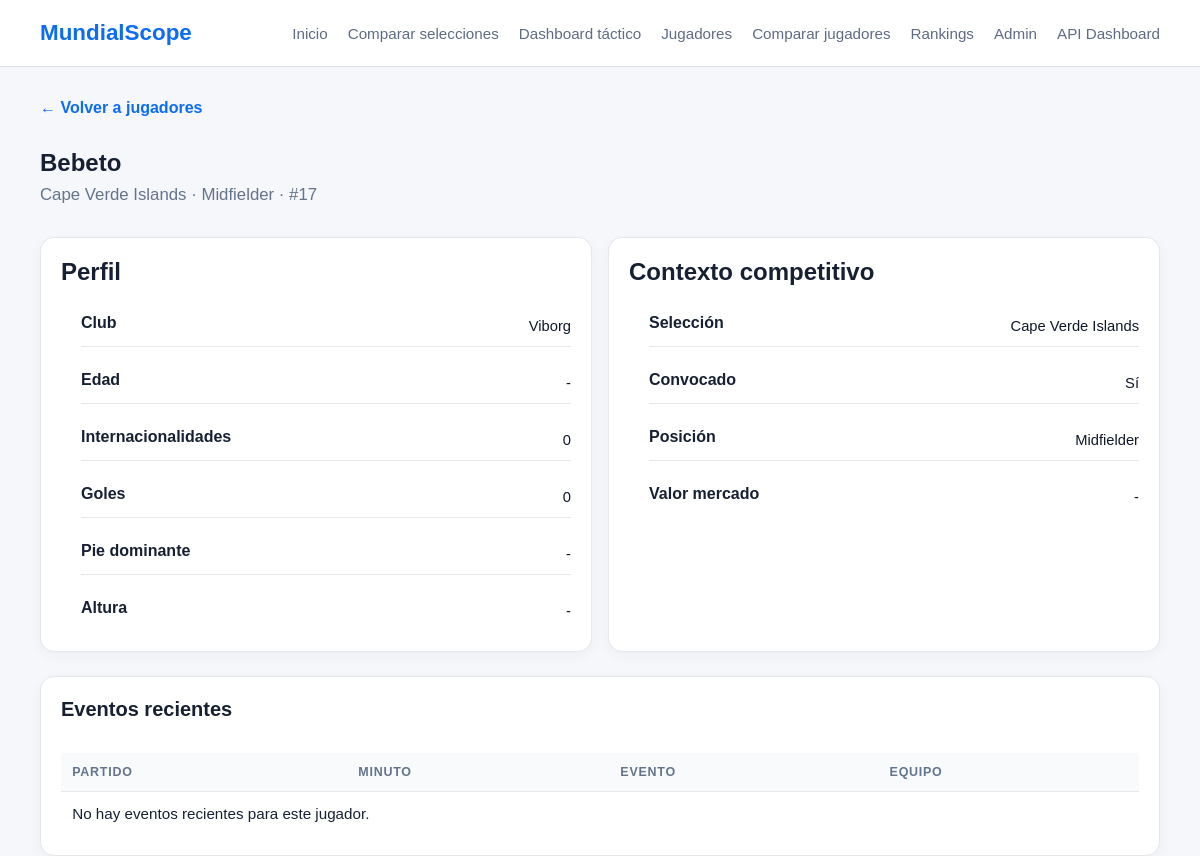
/players/70/, run on an earlier commit of the app's database.
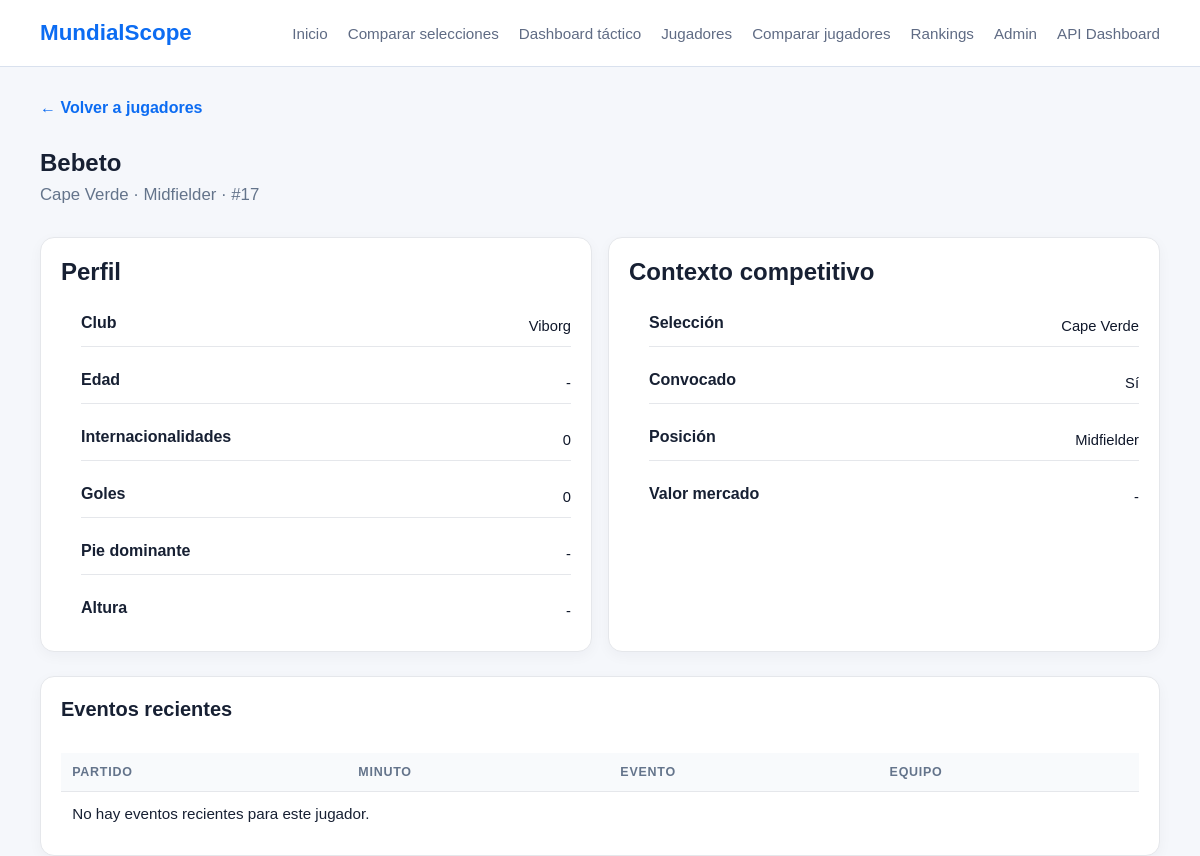
And on a later commit of the database.
### players/models.py (models this page shows, shortened)
class Player(models.Model):
    class Position(models.TextChoices):
        GOALKEEPER = "GK", "Goalkeeper"
        DEFENDER = "DF", "Defender"
        MIDFIELDER = "MF", "Midfielder"
        FORWARD = "FW", "Forward"
    class PreferredFoot(models.TextChoices):
        RIGHT = "right", "Right"
        LEFT = "left", "Left"
        BOTH = "both", "Both"
    team = models.ForeignKey(
        "teams.Team",
        on_delete=models.CASCADE,
        related_name="players",
    )
    first_name = models.CharField(max_length=60)
    last_name = models.CharField(max_length=60)
    shirt_number = models.PositiveIntegerField(null=True, blank=True)
    position = models.CharField(max_length=2, choices=Position.choices)
    date_of_birth = models.DateField(null=True, blank=True)
    club = models.CharField(max_length=100, blank=True)
    market_value = models.DecimalField(max_digits=12, decimal_places=2, null=True, blank=True)
    caps = models.PositiveIntegerField(default=0)
    international_goals = models.PositiveIntegerField(default=0)
    preferred_foot = models.CharField(
        max_length=10,
        choices=PreferredFoot.choices,
        blank=True
    )
    height_cm = models.PositiveIntegerField(null=True, blank=True)
    is_called_up = models.BooleanField(default=True)
    external_id = models.CharField(max_length=100, blank=True, null=True, unique=True)
    class Meta:
        ordering = ["last_name", "first_name"]
        unique_together = ("team", "shirt_number")
    @property
    def full_name(self):
        return f"{self.first_name} {self.last_name}"

### teams/models.py (models this page shows, shortened)
class Team(models.Model):
    class Confederation(models.TextChoices):
        UEFA = "UEFA", "UEFA"
        CONMEBOL = "CONMEBOL", "CONMEBOL"
        CONCACAF = "CONCACAF", "CONCACAF"
        CAF = "CAF", "CAF"
        AFC = "AFC", "AFC"
        OFC = "OFC", "OFC"
    name = models.CharField(max_length=100, unique=True)
    fifa_code = models.CharField(max_length=3, unique=True)
    confederation = models.CharField(max_length=10, choices=Confederation.choices)
    coach = models.CharField(max_length=100, blank=True)
    fifa_ranking = models.PositiveIntegerField(null=True, blank=True)
    group = models.CharField(max_length=1, blank=True)
    primary_color = models.CharField(max_length=7, blank=True)
    secondary_color = models.CharField(max_length=7, blank=True)
    is_active = models.BooleanField(default=True)
    external_id = models.CharField(max_length=100, blank=True, null=True, unique=True)
    class Meta:
        ordering = ["name"]

### players/views.py (the view)
# urls.py: path("<int:pk>/", PlayerDetailPageView.as_view(), name="player-detail"),
class PlayerDetailPageView(DetailView):
    model = Player
    template_name = "players/player_detail.html"
    context_object_name = "player"
    def get_context_data(self, **kwargs):
        context = super().get_context_data(**kwargs)
        player = self.object
        context["recent_events"] = player.match_events.select_related(
            "match", "team"
        ).order_by("-created_at")[:10]
        return context

### templates/players/player_detail.html (shortened to what this page needs)
{% extends "base.html" %}
{% block content %}
<section class="page-header">
    <a class="back-link" href="{% url 'players:player-list' %}">← Volver a jugadores</a>
    <h1>{{ player.full_name }}</h1>
    <p class="hero-text">
        {{ player.team.name }} · {{ player.get_position_display }} · #{{ player.shirt_number|default:"-" }}
    </p>
</section>
<section class="content-grid">
    <div class="card">
        <h2>Perfil</h2>
        <ul class="team-list">
            <li><strong>Club</strong><span>{{ player.club|default:"-" }}</span></li>
            <li><strong>Edad</strong><span>{{ player.date_of_birth|date:"d/m/Y"|default:"-" }}</span></li>
            <li><strong>Internacionalidades</strong><span>{{ player.caps }}</span></li>
            <li><strong>Goles</strong><span>{{ player.international_goals }}</span></li>
            <li><strong>Pie dominante</strong><span>{{ player.get_preferred_foot_display|default:"-" }}</span></li>
            <li><strong>Altura</strong><span>{{ player.height_cm|default:"-" }}</span></li>
        </ul>
    </div>
    <div class="card">
        <h2>Contexto competitivo</h2>
        <ul class="team-list">
            <li><strong>Selección</strong><span><a href="{% url 'teams:team-detail' player.team.pk %}">{{ player.team.name }}</a></span></li>
            <li><strong>Convocado</strong><span>{% if player.is_called_up %}Sí{% else %}No{% endif %}</span></li>
            <li><strong>Posición</strong><span>{{ player.get_position_display }}</span></li>
            <li><strong>Valor mercado</strong><span>{{ player.market_value|default:"-" }}</span></li>
        </ul>
    </div>
</section>
<section class="card">
    <div class="section-header">
        <h2>Eventos recientes</h2>
    </div>
    <table class="standings-table">
        <thead>
            <tr>
                <th>Partido</th>
                <th>Minuto</th>
                <th>Evento</th>
                <th>Equipo</th>
            </tr>
        </thead>
        <tbody>
            {% for event in recent_events %}
                <tr>
                    <td>
                        <a href="{% url 'matches:match-page-detail' event.match.pk %}">
                            {{ event.match.home_team.name }} vs {{ event.match.away_team.name }}
                        </a>
                    </td>
                    <td>{{ event.minute }}{% if event.extra_minute %}+{{ event.extra_minute }}{% endif %}'</td>
                    <td>{{ event.get_event_type_display }}</td>
                    <td>{{ event.team.name }}</td>
                </tr>
            {% empty %}
                <tr>
                    <td colspan="4">No hay eventos recientes para este jugador.</td>
                </tr>
            {% endfor %}
        </tbody>
    </table>
</section>
{% endblock %}

What changed in the data, as far as the page shows it:
changed through a linked row, Player "Bebeto": team.name "Cape Verde Islands" → "Cape Verde"
